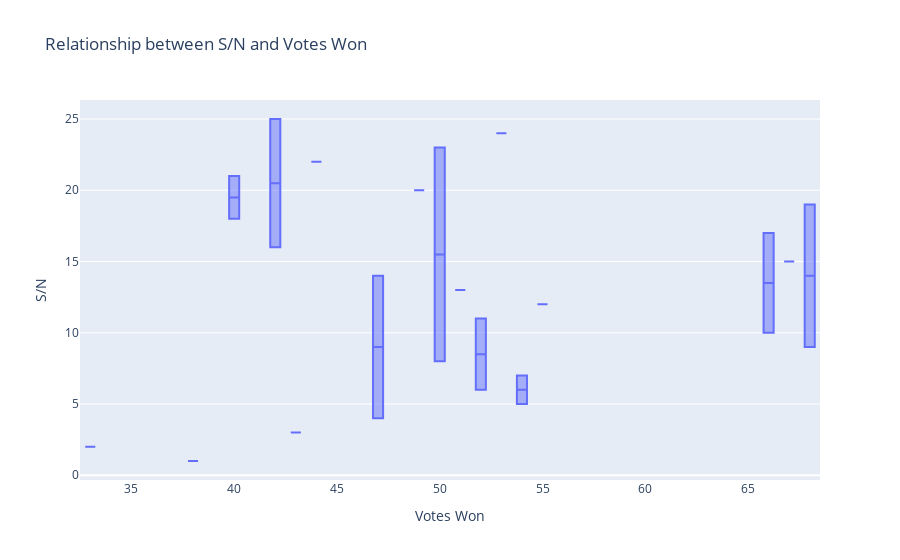
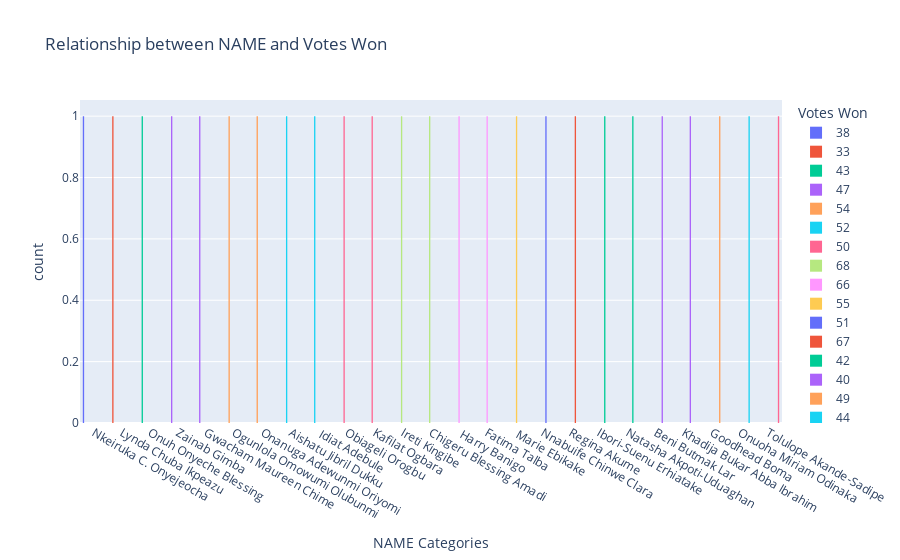
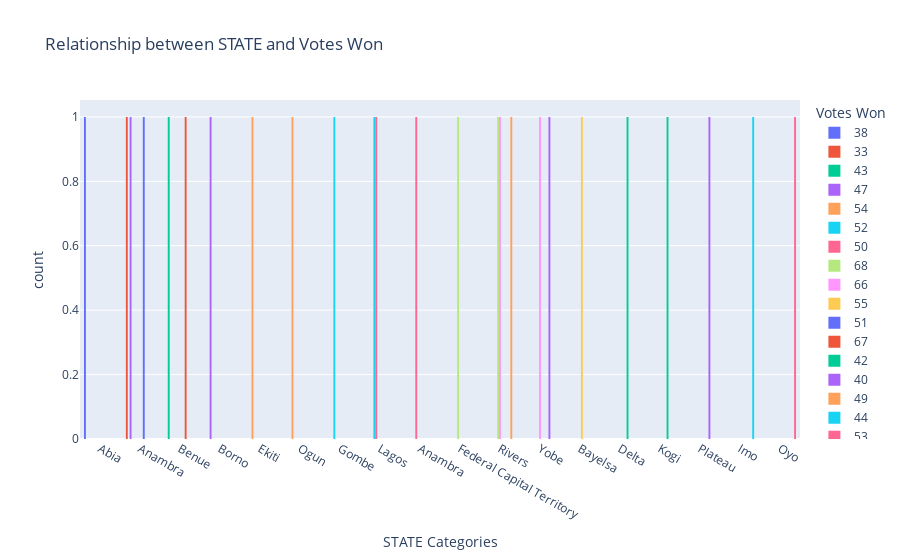
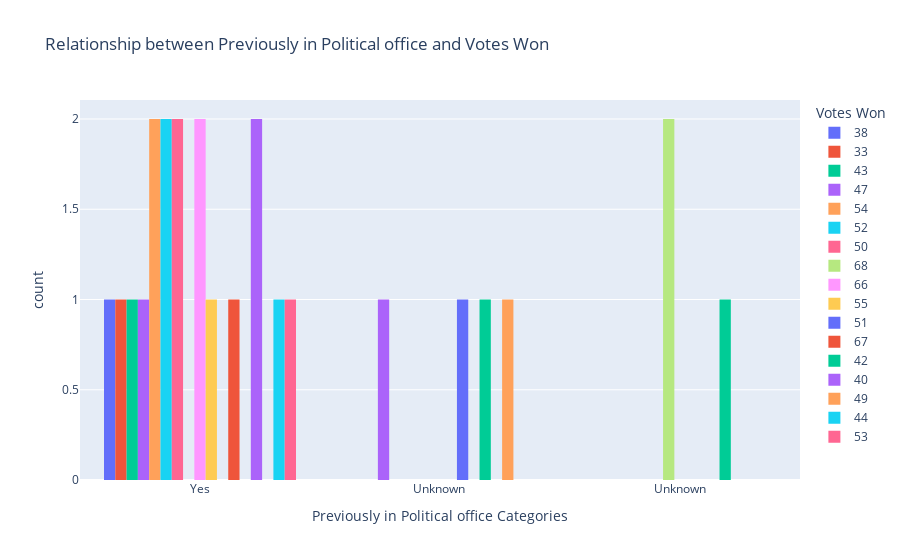

Notebook code cell kept with these figures, in order:
### Code cell
target_column = 'Votes Won'
def generate_plots(df, target_column):
    for column in df.columns:
        if column != target_column:
            if df[column].dtype == 'object':  # If the column is categorical
                fig = px.histogram(df, x=column, color=target_column, barmode='group',
                    title=f'Relationship between {column} and {target_column}',
                    labels={column: f'{column} Categories', target_column: 'Votes Won'})
            else:  # If the column is numerical, show box plot
                fig = px.box(df, x=target_column, y=column, title=f'Relationship between {column} and {target_column}')
            fig.show()
generate_plots(df, target_column)

### Figure 1 — Plotly figure (JSON) as saved in the notebook; plotly's stock layout.template omitted (floating-point values rounded to 4 significant figures)
{"data": [{"alignmentgroup": "True", "hovertemplate": "Votes Won=%{x}<br>S/N=%{y}<extra></extra>", "legendgroup": "", "marker": {"color": "#636efa"}, "name": "", "notched": false, "offsetgroup": "", "orientation": "v", "showlegend": false, "type": "box", "x": [38, 33, 43, 47, 54, 52, 54, 50, 68, 66, 52, 55, 51, 47, 67, 42, 66, 40, 68, 49, 40, 44, 50, 53, 42], "x0": " ", "xaxis": "x", "y": [1, 2, 3, 4, 5, 6, 7, 8, 9, 10, 11, 12, 13, 14, 15, 16, 17, 18, 19, 20, 21, 22, 23, 24, 25], "y0": " ", "yaxis": "y"}], "layout": {"boxmode": "group", "legend": {"tracegroupgap": 0}, "title": {"text": "Relationship between S/N and Votes Won"}, "xaxis": {"anchor": "y", "domain": [0, 1], "title": {"text": "Votes Won"}}, "yaxis": {"anchor": "x", "domain": [0, 1], "title": {"text": "S/N"}}}}

### Figure 2 — Plotly figure (JSON) as saved in the notebook; plotly's stock layout.template omitted (floating-point values rounded to 4 significant figures)
{"data": [{"alignmentgroup": "True", "bingroup": "x", "hovertemplate": "Votes Won=38<br>NAME Categories=%{x}<br>count=%{y}<extra></extra>", "legendgroup": "38", "marker": {"color": "#636efa", "pattern": {"shape": ""}}, "name": "38", "offsetgroup": "38", "orientation": "v", "showlegend": true, "type": "histogram", "x": ["Nkeiruka C. Onyejeocha"], "xaxis": "x", "yaxis": "y"}, {"alignmentgroup": "True", "bingroup": "x", "hovertemplate": "Votes Won=33<br>NAME Categories=%{x}<br>count=%{y}<extra></extra>", "legendgroup": "33", "marker": {"color": "#EF553B", "pattern": {"shape": ""}}, "name": "33", "offsetgroup": "33", "orientation": "v", "showlegend": true, "type": "histogram", "x": ["Lynda Chuba Ikpeazu "], "xaxis": "x", "yaxis": "y"}, {"alignmentgroup": "True", "bingroup": "x", "hovertemplate": "Votes Won=43<br>NAME Categories=%{x}<br>count=%{y}<extra></extra>", "legendgroup": "43", "marker": {"color": "#00cc96", "pattern": {"shape": ""}}, "name": "43", "offsetgroup": "43", "orientation": "v", "showlegend": true, "type": "histogram", "x": ["Onuh Onyeche Blessing "], "xaxis": "x", "yaxis": "y"}, {"alignmentgroup": "True", "bingroup": "x", "hovertemplate": "Votes Won=47<br>NAME Categories=%{x}<br>count=%{y}<extra></extra>", "legendgroup": "47", "marker": {"color": "#ab63fa", "pattern": {"shape": ""}}, "name": "47", "offsetgroup": "47", "orientation": "v", "showlegend": true, "type": "histogram", "x": ["Zainab Gimba \n\n", "Gwacham Maureen Chime"], "xaxis": "x", "yaxis": "y"}, {"alignmentgroup": "True", "bingroup": "x", "hovertemplate": "Votes Won=54<br>NAME Categories=%{x}<br>count=%{y}<extra></extra>", "legendgroup": "54", "marker": {"color": "#FFA15A", "pattern": {"shape": ""}}, "name": "54", "offsetgroup": "54", "orientation": "v", "showlegend": true, "type": "histogram", "x": ["Ogunlola Omowumi Olubunmi ", "Onanuga Adewunmi Oriyomi \n\n"], "xaxis": "x", "yaxis": "y"}, {"alignmentgroup": "True", "bingroup": "x", "hovertemplate": "Votes Won=52<br>NAME Categories=%{x}<br>count=%{y}<extra></extra>", "legendgroup": "52", "marker": {"color": "#19d3f3", "pattern": {"shape": ""}}, "name": "52", "offsetgroup": "52", "orientation": "v", "showlegend": true, "type": "histogram", "x": ["Aishatu Jibril Dukku ", " Idiat Adebule"], "xaxis": "x", "yaxis": "y"}, {"alignmentgroup": "True", "bingroup": "x", "hovertemplate": "Votes Won=50<br>NAME Categories=%{x}<br>count=%{y}<extra></extra>", "legendgroup": "50", "marker": {"color": "#FF6692", "pattern": {"shape": ""}}, "name": "50", "offsetgroup": "50", "orientation": "v", "showlegend": true, "type": "histogram", "x": ["Obiageli Orogbu ", "Kafilat Ogbara"], "xaxis": "x", "yaxis": "y"}, {"alignmentgroup": "True", "bingroup": "x", "hovertemplate": "Votes Won=68<br>NAME Categories=%{x}<br>count=%{y}<extra></extra>", "legendgroup": "68", "marker": {"color": "#B6E880", "pattern": {"shape": ""}}, "name": "68", "offsetgroup": "68", "orientation": "v", "showlegend": true, "type": "histogram", "x": ["Ireti Kingibe", "Chigeru Blessing Amadi"], "xaxis": "x", "yaxis": "y"}, {"alignmentgroup": "True", "bingroup": "x", "hovertemplate": "Votes Won=66<br>NAME Categories=%{x}<br>count=%{y}<extra></extra>", "legendgroup": "66", "marker": {"color": "#FF97FF", "pattern": {"shape": ""}}, "name": "66", "offsetgroup": "66", "orientation": "v", "showlegend": true, "type": "histogram", "x": [" Harry Banigo", "Fatima Talba"], "xaxis": "x", "yaxis": "y"}, {"alignmentgroup": "True", "bingroup": "x", "hovertemplate": "Votes Won=55<br>NAME Categories=%{x}<br>count=%{y}<extra></extra>", "legendgroup": "55", "marker": {"color": "#FECB52", "pattern": {"shape": ""}}, "name": "55", "offsetgroup": "55", "orientation": "v", "showlegend": true, "type": "histogram", "x": [" Marie Ebikake"], "xaxis": "x", "yaxis": "y"}, {"alignmentgroup": "True", "bingroup": "x", "hovertemplate": "Votes Won=51<br>NAME Categories=%{x}<br>count=%{y}<extra></extra>", "legendgroup": "51", "marker": {"color": "#636efa", "pattern": {"shape": ""}}, "name": "51", "offsetgroup": "51", "orientation": "v", "showlegend": true, "type": "histogram", "x": ["Nnabuife Chinwe Clara"], "xaxis": "x", "yaxis": "y"}, {"alignmentgroup": "True", "bingroup": "x", "hovertemplate": "Votes Won=67<br>NAME Categories=%{x}<br>count=%{y}<extra></extra>", "legendgroup": "67", "marker": {"color": "#EF553B", "pattern": {"shape": ""}}, "name": "67", "offsetgroup": "67", "orientation": "v", "showlegend": true, "type": "histogram", "x": ["Regina Akume"], "xaxis": "x", "yaxis": "y"}, {"alignmentgroup": "True", "bingroup": "x", "hovertemplate": "Votes Won=42<br>NAME Categories=%{x}<br>count=%{y}<extra></extra>", "legendgroup": "42", "marker": {"color": "#00cc96", "pattern": {"shape": ""}}, "name": "42", "offsetgroup": "42", "orientation": "v", "showlegend": true, "type": "histogram", "x": ["Ibori-Suenu Erhiatake", "Natasha Akpoti-Uduaghan"], "xaxis": "x", "yaxis": "y"}, {"alignmentgroup": "True", "bingroup": "x", "hovertemplate": "Votes Won=40<br>NAME Categories=%{x}<br>count=%{y}<extra></extra>", "legendgroup": "40", "marker": {"color": "#ab63fa", "pattern": {"shape": ""}}, "name": "40", "offsetgroup": "40", "orientation": "v", "showlegend": true, "type": "histogram", "x": ["Beni Butmak Lar", "Khadija Bukar Abba Ibrahim"], "xaxis": "x", "yaxis": "y"}, {"alignmentgroup": "True", "bingroup": "x", "hovertemplate": "Votes Won=49<br>NAME Categories=%{x}<br>count=%{y}<extra></extra>", "legendgroup": "49", "marker": {"color": "#FFA15A", "pattern": {"shape": ""}}, "name": "49", "offsetgroup": "49", "orientation": "v", "showlegend": true, "type": "histogram", "x": ["Goodhead Boma"], "xaxis": "x", "yaxis": "y"}, {"alignmentgroup": "True", "bingroup": "x", "hovertemplate": "Votes Won=44<br>NAME Categories=%{x}<br>count=%{y}<extra></extra>", "legendgroup": "44", "marker": {"color": "#19d3f3", "pattern": {"shape": ""}}, "name": "44", "offsetgroup": "44", "orientation": "v", "showlegend": true, "type": "histogram", "x": ["Onuoha Miriam Odinaka"], "xaxis": "x", "yaxis": "y"}, {"alignmentgroup": "True", "bingroup": "x", "hovertemplate": "Votes Won=53<br>NAME Categories=%{x}<br>count=%{y}<extra></extra>", "legendgroup": "53", "marker": {"color": "#FF6692", "pattern": {"shape": ""}}, "name": "53", "offsetgroup": "53", "orientation": "v", "showlegend": true, "type": "histogram", "x": ["Tolulope Akande-Sadipe"], "xaxis": "x", "yaxis": "y"}], "layout": {"barmode": "group", "legend": {"title": {"text": "Votes Won"}, "tracegroupgap": 0}, "title": {"text": "Relationship between NAME and Votes Won"}, "xaxis": {"anchor": "y", "domain": [0, 1], "title": {"text": "NAME Categories"}}, "yaxis": {"anchor": "x", "domain": [0, 1], "title": {"text": "count"}}}}

### Figure 3 — Plotly figure (JSON) as saved in the notebook; plotly's stock layout.template omitted (floating-point values rounded to 4 significant figures)
{"data": [{"alignmentgroup": "True", "bingroup": "x", "hovertemplate": "Votes Won=38<br>STATE Categories=%{x}<br>count=%{y}<extra></extra>", "legendgroup": "38", "marker": {"color": "#636efa", "pattern": {"shape": ""}}, "name": "38", "offsetgroup": "38", "orientation": "v", "showlegend": true, "type": "histogram", "x": ["Abia"], "xaxis": "x", "yaxis": "y"}, {"alignmentgroup": "True", "bingroup": "x", "hovertemplate": "Votes Won=33<br>STATE Categories=%{x}<br>count=%{y}<extra></extra>", "legendgroup": "33", "marker": {"color": "#EF553B", "pattern": {"shape": ""}}, "name": "33", "offsetgroup": "33", "orientation": "v", "showlegend": true, "type": "histogram", "x": ["Anambra"], "xaxis": "x", "yaxis": "y"}, {"alignmentgroup": "True", "bingroup": "x", "hovertemplate": "Votes Won=43<br>STATE Categories=%{x}<br>count=%{y}<extra></extra>", "legendgroup": "43", "marker": {"color": "#00cc96", "pattern": {"shape": ""}}, "name": "43", "offsetgroup": "43", "orientation": "v", "showlegend": true, "type": "histogram", "x": ["Benue"], "xaxis": "x", "yaxis": "y"}, {"alignmentgroup": "True", "bingroup": "x", "hovertemplate": "Votes Won=47<br>STATE Categories=%{x}<br>count=%{y}<extra></extra>", "legendgroup": "47", "marker": {"color": "#ab63fa", "pattern": {"shape": ""}}, "name": "47", "offsetgroup": "47", "orientation": "v", "showlegend": true, "type": "histogram", "x": ["Borno", "Anambra"], "xaxis": "x", "yaxis": "y"}, {"alignmentgroup": "True", "bingroup": "x", "hovertemplate": "Votes Won=54<br>STATE Categories=%{x}<br>count=%{y}<extra></extra>", "legendgroup": "54", "marker": {"color": "#FFA15A", "pattern": {"shape": ""}}, "name": "54", "offsetgroup": "54", "orientation": "v", "showlegend": true, "type": "histogram", "x": ["Ekiti", "Ogun"], "xaxis": "x", "yaxis": "y"}, {"alignmentgroup": "True", "bingroup": "x", "hovertemplate": "Votes Won=52<br>STATE Categories=%{x}<br>count=%{y}<extra></extra>", "legendgroup": "52", "marker": {"color": "#19d3f3", "pattern": {"shape": ""}}, "name": "52", "offsetgroup": "52", "orientation": "v", "showlegend": true, "type": "histogram", "x": ["Gombe", "Lagos "], "xaxis": "x", "yaxis": "y"}, {"alignmentgroup": "True", "bingroup": "x", "hovertemplate": "Votes Won=50<br>STATE Categories=%{x}<br>count=%{y}<extra></extra>", "legendgroup": "50", "marker": {"color": "#FF6692", "pattern": {"shape": ""}}, "name": "50", "offsetgroup": "50", "orientation": "v", "showlegend": true, "type": "histogram", "x": ["Anambra  ", "Lagos "], "xaxis": "x", "yaxis": "y"}, {"alignmentgroup": "True", "bingroup": "x", "hovertemplate": "Votes Won=68<br>STATE Categories=%{x}<br>count=%{y}<extra></extra>", "legendgroup": "68", "marker": {"color": "#B6E880", "pattern": {"shape": ""}}, "name": "68", "offsetgroup": "68", "orientation": "v", "showlegend": true, "type": "histogram", "x": ["Federal Capital Territory", "Rivers"], "xaxis": "x", "yaxis": "y"}, {"alignmentgroup": "True", "bingroup": "x", "hovertemplate": "Votes Won=66<br>STATE Categories=%{x}<br>count=%{y}<extra></extra>", "legendgroup": "66", "marker": {"color": "#FF97FF", "pattern": {"shape": ""}}, "name": "66", "offsetgroup": "66", "orientation": "v", "showlegend": true, "type": "histogram", "x": ["Rivers", "Yobe"], "xaxis": "x", "yaxis": "y"}, {"alignmentgroup": "True", "bingroup": "x", "hovertemplate": "Votes Won=55<br>STATE Categories=%{x}<br>count=%{y}<extra></extra>", "legendgroup": "55", "marker": {"color": "#FECB52", "pattern": {"shape": ""}}, "name": "55", "offsetgroup": "55", "orientation": "v", "showlegend": true, "type": "histogram", "x": ["Bayelsa"], "xaxis": "x", "yaxis": "y"}, {"alignmentgroup": "True", "bingroup": "x", "hovertemplate": "Votes Won=51<br>STATE Categories=%{x}<br>count=%{y}<extra></extra>", "legendgroup": "51", "marker": {"color": "#636efa", "pattern": {"shape": ""}}, "name": "51", "offsetgroup": "51", "orientation": "v", "showlegend": true, "type": "histogram", "x": ["Anambra"], "xaxis": "x", "yaxis": "y"}, {"alignmentgroup": "True", "bingroup": "x", "hovertemplate": "Votes Won=67<br>STATE Categories=%{x}<br>count=%{y}<extra></extra>", "legendgroup": "67", "marker": {"color": "#EF553B", "pattern": {"shape": ""}}, "name": "67", "offsetgroup": "67", "orientation": "v", "showlegend": true, "type": "histogram", "x": ["Benue"], "xaxis": "x", "yaxis": "y"}, {"alignmentgroup": "True", "bingroup": "x", "hovertemplate": "Votes Won=42<br>STATE Categories=%{x}<br>count=%{y}<extra></extra>", "legendgroup": "42", "marker": {"color": "#00cc96", "pattern": {"shape": ""}}, "name": "42", "offsetgroup": "42", "orientation": "v", "showlegend": true, "type": "histogram", "x": ["Delta", "Kogi"], "xaxis": "x", "yaxis": "y"}, {"alignmentgroup": "True", "bingroup": "x", "hovertemplate": "Votes Won=40<br>STATE Categories=%{x}<br>count=%{y}<extra></extra>", "legendgroup": "40", "marker": {"color": "#ab63fa", "pattern": {"shape": ""}}, "name": "40", "offsetgroup": "40", "orientation": "v", "showlegend": true, "type": "histogram", "x": ["Plateau", "Yobe"], "xaxis": "x", "yaxis": "y"}, {"alignmentgroup": "True", "bingroup": "x", "hovertemplate": "Votes Won=49<br>STATE Categories=%{x}<br>count=%{y}<extra></extra>", "legendgroup": "49", "marker": {"color": "#FFA15A", "pattern": {"shape": ""}}, "name": "49", "offsetgroup": "49", "orientation": "v", "showlegend": true, "type": "histogram", "x": ["Rivers"], "xaxis": "x", "yaxis": "y"}, {"alignmentgroup": "True", "bingroup": "x", "hovertemplate": "Votes Won=44<br>STATE Categories=%{x}<br>count=%{y}<extra></extra>", "legendgroup": "44", "marker": {"color": "#19d3f3", "pattern": {"shape": ""}}, "name": "44", "offsetgroup": "44", "orientation": "v", "showlegend": true, "type": "histogram", "x": ["Imo"], "xaxis": "x", "yaxis": "y"}, {"alignmentgroup": "True", "bingroup": "x", "hovertemplate": "Votes Won=53<br>STATE Categories=%{x}<br>count=%{y}<extra></extra>", "legendgroup": "53", "marker": {"color": "#FF6692", "pattern": {"shape": ""}}, "name": "53", "offsetgroup": "53", "orientation": "v", "showlegend": true, "type": "histogram", "x": ["Oyo"], "xaxis": "x", "yaxis": "y"}], "layout": {"barmode": "group", "legend": {"title": {"text": "Votes Won"}, "tracegroupgap": 0}, "title": {"text": "Relationship between STATE and Votes Won"}, "xaxis": {"anchor": "y", "domain": [0, 1], "title": {"text": "STATE Categories"}}, "yaxis": {"anchor": "x", "domain": [0, 1], "title": {"text": "count"}}}}

### Figure 4 — Plotly figure (JSON) as saved in the notebook; plotly's stock layout.template omitted (floating-point values rounded to 4 significant figures)
{"data": [{"alignmentgroup": "True", "bingroup": "x", "hovertemplate": "Votes Won=38<br>Previously in Political office Categories=%{x}<br>count=%{y}<extra></extra>", "legendgroup": "38", "marker": {"color": "#636efa", "pattern": {"shape": ""}}, "name": "38", "offsetgroup": "38", "orientation": "v", "showlegend": true, "type": "histogram", "x": ["Yes"], "xaxis": "x", "yaxis": "y"}, {"alignmentgroup": "True", "bingroup": "x", "hovertemplate": "Votes Won=33<br>Previously in Political office Categories=%{x}<br>count=%{y}<extra></extra>", "legendgroup": "33", "marker": {"color": "#EF553B", "pattern": {"shape": ""}}, "name": "33", "offsetgroup": "33", "orientation": "v", "showlegend": true, "type": "histogram", "x": ["Yes"], "xaxis": "x", "yaxis": "y"}, {"alignmentgroup": "True", "bingroup": "x", "hovertemplate": "Votes Won=43<br>Previously in Political office Categories=%{x}<br>count=%{y}<extra></extra>", "legendgroup": "43", "marker": {"color": "#00cc96", "pattern": {"shape": ""}}, "name": "43", "offsetgroup": "43", "orientation": "v", "showlegend": true, "type": "histogram", "x": ["Yes"], "xaxis": "x", "yaxis": "y"}, {"alignmentgroup": "True", "bingroup": "x", "hovertemplate": "Votes Won=47<br>Previously in Political office Categories=%{x}<br>count=%{y}<extra></extra>", "legendgroup": "47", "marker": {"color": "#ab63fa", "pattern": {"shape": ""}}, "name": "47", "offsetgroup": "47", "orientation": "v", "showlegend": true, "type": "histogram", "x": ["Yes", "Unknown "], "xaxis": "x", "yaxis": "y"}, {"alignmentgroup": "True", "bingroup": "x", "hovertemplate": "Votes Won=54<br>Previously in Political office Categories=%{x}<br>count=%{y}<extra></extra>", "legendgroup": "54", "marker": {"color": "#FFA15A", "pattern": {"shape": ""}}, "name": "54", "offsetgroup": "54", "orientation": "v", "showlegend": true, "type": "histogram", "x": ["Yes", "Yes"], "xaxis": "x", "yaxis": "y"}, {"alignmentgroup": "True", "bingroup": "x", "hovertemplate": "Votes Won=52<br>Previously in Political office Categories=%{x}<br>count=%{y}<extra></extra>", "legendgroup": "52", "marker": {"color": "#19d3f3", "pattern": {"shape": ""}}, "name": "52", "offsetgroup": "52", "orientation": "v", "showlegend": true, "type": "histogram", "x": ["Yes", "Yes"], "xaxis": "x", "yaxis": "y"}, {"alignmentgroup": "True", "bingroup": "x", "hovertemplate": "Votes Won=50<br>Previously in Political office Categories=%{x}<br>count=%{y}<extra></extra>", "legendgroup": "50", "marker": {"color": "#FF6692", "pattern": {"shape": ""}}, "name": "50", "offsetgroup": "50", "orientation": "v", "showlegend": true, "type": "histogram", "x": ["Yes", "Yes"], "xaxis": "x", "yaxis": "y"}, {"alignmentgroup": "True", "bingroup": "x", "hovertemplate": "Votes Won=68<br>Previously in Political office Categories=%{x}<br>count=%{y}<extra></extra>", "legendgroup": "68", "marker": {"color": "#B6E880", "pattern": {"shape": ""}}, "name": "68", "offsetgroup": "68", "orientation": "v", "showlegend": true, "type": "histogram", "x": ["Unknown", "Unknown"], "xaxis": "x", "yaxis": "y"}, {"alignmentgroup": "True", "bingroup": "x", "hovertemplate": "Votes Won=66<br>Previously in Political office Categories=%{x}<br>count=%{y}<extra></extra>", "legendgroup": "66", "marker": {"color": "#FF97FF", "pattern": {"shape": ""}}, "name": "66", "offsetgroup": "66", "orientation": "v", "showlegend": true, "type": "histogram", "x": ["Yes", "Yes"], "xaxis": "x", "yaxis": "y"}, {"alignmentgroup": "True", "bingroup": "x", "hovertemplate": "Votes Won=55<br>Previously in Political office Categories=%{x}<br>count=%{y}<extra></extra>", "legendgroup": "55", "marker": {"color": "#FECB52", "pattern": {"shape": ""}}, "name": "55", "offsetgroup": "55", "orientation": "v", "showlegend": true, "type": "histogram", "x": ["Yes"], "xaxis": "x", "yaxis": "y"}, {"alignmentgroup": "True", "bingroup": "x", "hovertemplate": "Votes Won=51<br>Previously in Political office Categories=%{x}<br>count=%{y}<extra></extra>", "legendgroup": "51", "marker": {"color": "#636efa", "pattern": {"shape": ""}}, "name": "51", "offsetgroup": "51", "orientation": "v", "showlegend": true, "type": "histogram", "x": ["Unknown "], "xaxis": "x", "yaxis": "y"}, {"alignmentgroup": "True", "bingroup": "x", "hovertemplate": "Votes Won=67<br>Previously in Political office Categories=%{x}<br>count=%{y}<extra></extra>", "legendgroup": "67", "marker": {"color": "#EF553B", "pattern": {"shape": ""}}, "name": "67", "offsetgroup": "67", "orientation": "v", "showlegend": true, "type": "histogram", "x": ["Yes"], "xaxis": "x", "yaxis": "y"}, {"alignmentgroup": "True", "bingroup": "x", "hovertemplate": "Votes Won=42<br>Previously in Political office Categories=%{x}<br>count=%{y}<extra></extra>", "legendgroup": "42", "marker": {"color": "#00cc96", "pattern": {"shape": ""}}, "name": "42", "offsetgroup": "42", "orientation": "v", "showlegend": true, "type": "histogram", "x": ["Unknown", "Unknown "], "xaxis": "x", "yaxis": "y"}, {"alignmentgroup": "True", "bingroup": "x", "hovertemplate": "Votes Won=40<br>Previously in Political office Categories=%{x}<br>count=%{y}<extra></extra>", "legendgroup": "40", "marker": {"color": "#ab63fa", "pattern": {"shape": ""}}, "name": "40", "offsetgroup": "40", "orientation": "v", "showlegend": true, "type": "histogram", "x": ["Yes", "Yes"], "xaxis": "x", "yaxis": "y"}, {"alignmentgroup": "True", "bingroup": "x", "hovertemplate": "Votes Won=49<br>Previously in Political office Categories=%{x}<br>count=%{y}<extra></extra>", "legendgroup": "49", "marker": {"color": "#FFA15A", "pattern": {"shape": ""}}, "name": "49", "offsetgroup": "49", "orientation": "v", "showlegend": true, "type": "histogram", "x": ["Unknown "], "xaxis": "x", "yaxis": "y"}, {"alignmentgroup": "True", "bingroup": "x", "hovertemplate": "Votes Won=44<br>Previously in Political office Categories=%{x}<br>count=%{y}<extra></extra>", "legendgroup": "44", "marker": {"color": "#19d3f3", "pattern": {"shape": ""}}, "name": "44", "offsetgroup": "44", "orientation": "v", "showlegend": true, "type": "histogram", "x": ["Yes"], "xaxis": "x", "yaxis": "y"}, {"alignmentgroup": "True", "bingroup": "x", "hovertemplate": "Votes Won=53<br>Previously in Political office Categories=%{x}<br>count=%{y}<extra></extra>", "legendgroup": "53", "marker": {"color": "#FF6692", "pattern": {"shape": ""}}, "name": "53", "offsetgroup": "53", "orientation": "v", "showlegend": true, "type": "histogram", "x": ["Yes"], "xaxis": "x", "yaxis": "y"}], "layout": {"barmode": "group", "legend": {"title": {"text": "Votes Won"}, "tracegroupgap": 0}, "title": {"text": "Relationship between Previously in Political office and Votes Won"}, "xaxis": {"anchor": "y", "domain": [0, 1], "title": {"text": "Previously in Political office Categories"}}, "yaxis": {"anchor": "x", "domain": [0, 1], "title": {"text": "count"}}}}
